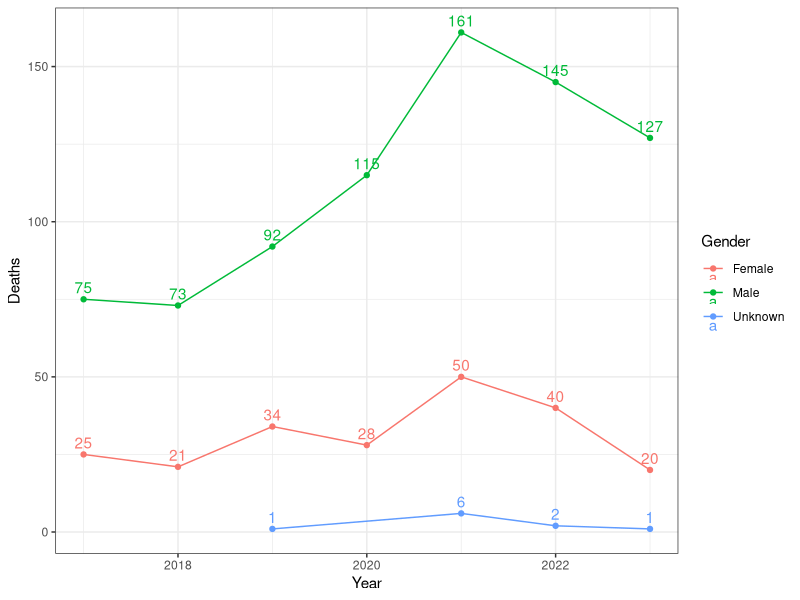
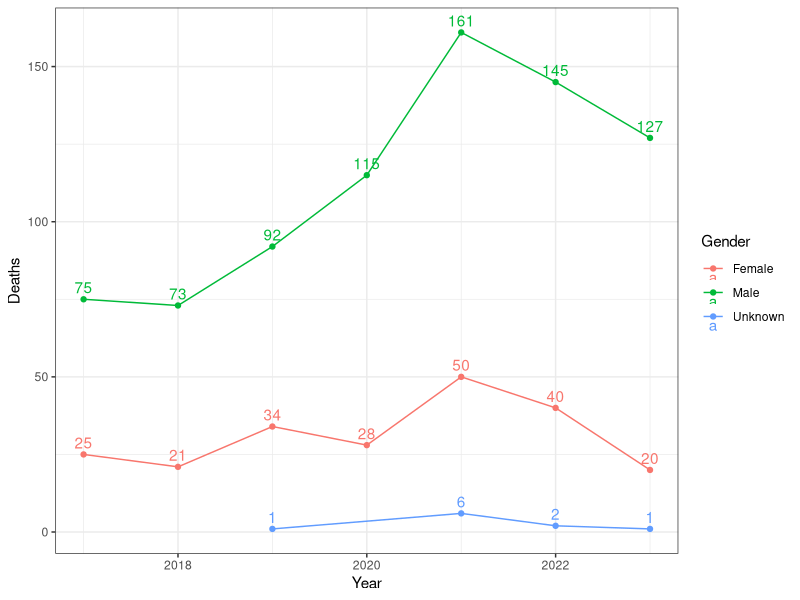
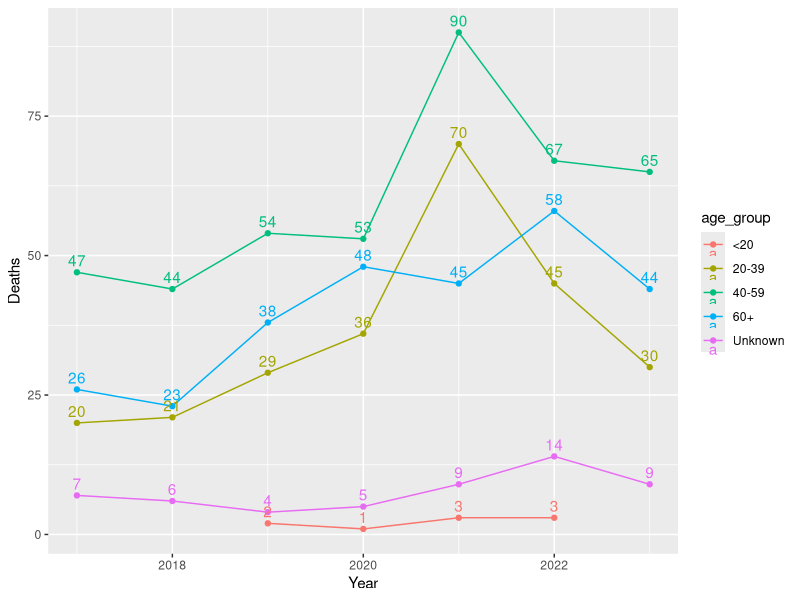
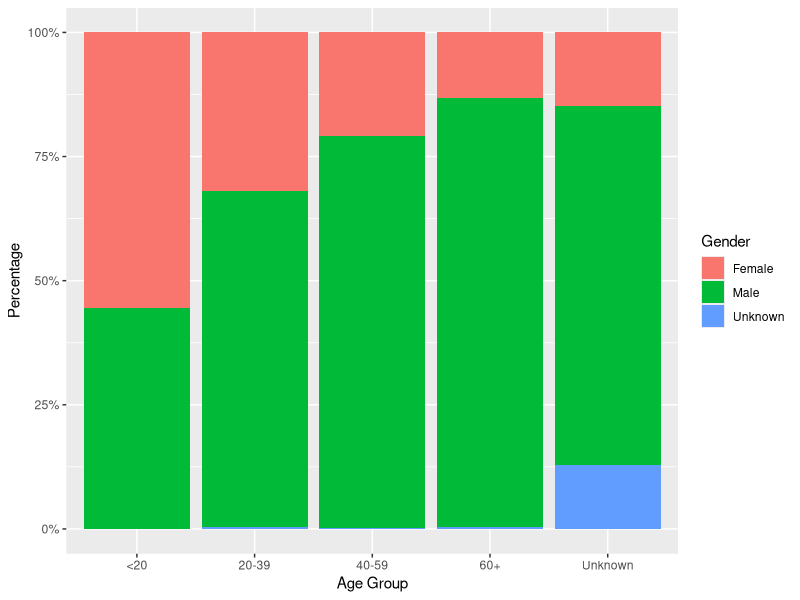
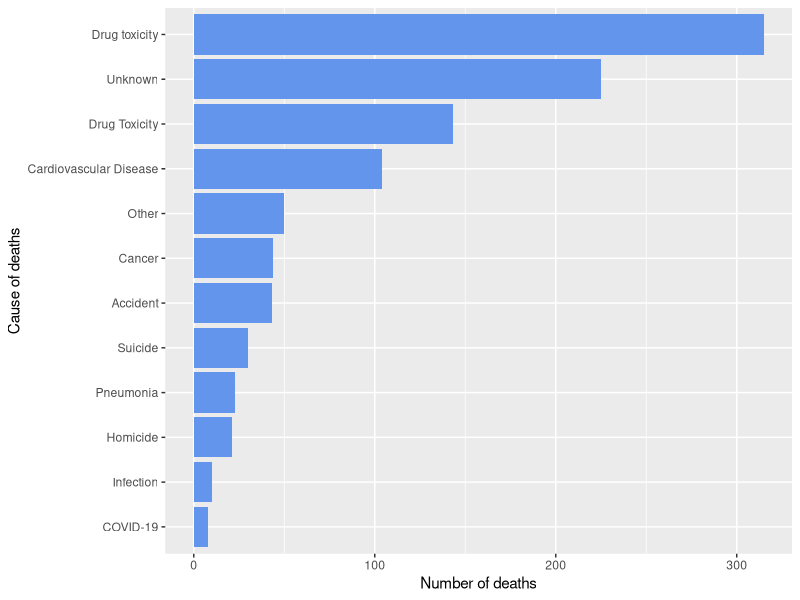
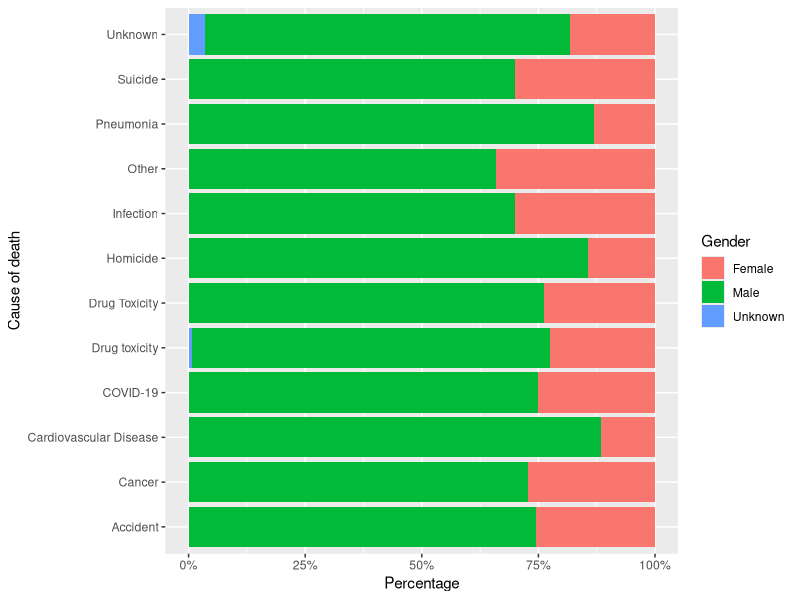

R code for these plots, in order:
## ---- chunk 1
#| include: false
#| warning: false
#| message: false

library(tidyverse)
library(palmerpenguins)
library(knitr)
analysis_data <- read_csv(here::here("data/analysis_data/analysis_data.csv"))
## ---- chunk 2
#| eval: true
#| label: fig-line
#| fig-cap: Number of deaths by year for gender groups
#| echo: false
#| warning: false

analysis_data |> 
  group_by(year_of_death, gender) |> 
  summarise(deaths=sum(count)) %>%
  ggplot(aes(x=year_of_death, y=deaths, color=gender)) + geom_line() +
  geom_point() + 
  geom_text(aes(label = deaths), vjust=-0.5) +
  labs(x="Year", y="Deaths", 
       color="Gender") +
  theme_bw()
## ---- chunk 3
#| eval: true
#| warning: false
#| label: fig-plot
#| fig-cap: Number of deaths by year for different age groups and gender groups
#| fig-subcap: ["Gender Vs. Count", "Age Vs. Count", "Percentage"]
#| layout-ncol: 3
#| echo: false

analysis_data |> 
  group_by(year_of_death, gender) |> 
  summarise(deaths=sum(count)) %>%
  ggplot(aes(x=year_of_death, y=deaths, color=gender)) + geom_line() +
  geom_point() + 
  geom_text(aes(label = deaths), vjust=-0.5) +
  labs(x="Year", y="Deaths", 
       color="Gender") +
  theme_bw()


analysis_data |> 
  group_by(year_of_death, age_group) |> 
  summarise(deaths=sum(count)) %>%
  ggplot(aes(x=year_of_death, y=deaths, color=age_group)) + geom_line() +
  geom_point() + 
  geom_text(aes(label = deaths), vjust=-0.5) +
  labs(x="Year", y="Deaths")


analysis_data %>%
  group_by(age_group, gender) %>%
  summarise(total=sum(count))  %>%
  ggplot(aes(x=age_group, y=total, fill=gender)) + geom_col(position = "fill") +
  labs(y="Percentage", x="Age Group", fill="Gender") +
  scale_y_continuous(labels = scales::percent)
## ---- chunk 4
#| eval: true
#| label: fig-3
#| fig-cap: Number of deaths by different causes
#| echo: false

analysis_data %>%
  group_by(cause_of_death) %>%
  summarise(total=sum(count)) %>%
  ggplot(aes(x=reorder(cause_of_death, total), y=total)) +
  geom_col(fill="cornflowerblue") +
  coord_flip()  +
  labs(x="Cause of deaths", y="Number of deaths")
## ---- chunk 5
#| eval: true
#| label: fig-4
#| fig-cap: Percentage of deaths by causes for different genders
#| echo: false
#| warning: false

analysis_data %>%
  group_by(cause_of_death, gender) %>%
  summarise(total=sum(count))  %>%
  ggplot(aes(x=cause_of_death, y=total, fill=gender)) + geom_col(position = "fill") +
  labs(y="Percentage", x="Cause of death", fill="Gender") +
  scale_y_continuous(labels = scales::percent) +
  coord_flip()
